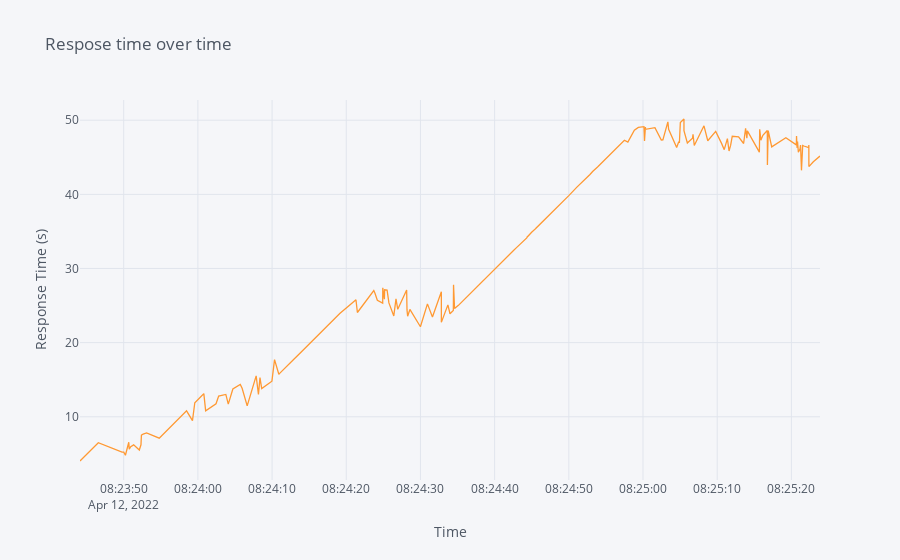

This figure's notebook cell:
### Markdown cell above
*Graph the response time over time*

### Code cell
result[["response_time"]].iplot(kind="line", xTitle="Time", yTitle="Response Time (s)", title="Respose time over time")

### Figure 1 — Plotly figure (JSON) as saved in the notebook; plotly's stock layout.template omitted (floating-point values rounded to 4 significant figures; data arrays with more than 128 entries replaced by an {"elided": "..."} marker saying what was removed)
{"data": [{"line": {"color": "rgba(255, 153, 51, 1.0)", "dash": "solid", "shape": "linear", "width": 1.3}, "mode": "lines", "name": "response_time", "text": "", "type": "scatter", "x": {"elided": "215 str values"}, "y": {"elided": "215 float values"}}], "layout": {"legend": {"bgcolor": "#F5F6F9", "font": {"color": "#4D5663"}}, "paper_bgcolor": "#F5F6F9", "plot_bgcolor": "#F5F6F9", "title": {"font": {"color": "#4D5663"}, "text": "Respose time over time"}, "xaxis": {"gridcolor": "#E1E5ED", "showgrid": true, "tickfont": {"color": "#4D5663"}, "title": {"font": {"color": "#4D5663"}, "text": "Time"}, "zerolinecolor": "#E1E5ED"}, "yaxis": {"gridcolor": "#E1E5ED", "showgrid": true, "tickfont": {"color": "#4D5663"}, "title": {"font": {"color": "#4D5663"}, "text": "Response Time (s)"}, "zerolinecolor": "#E1E5ED"}}}
